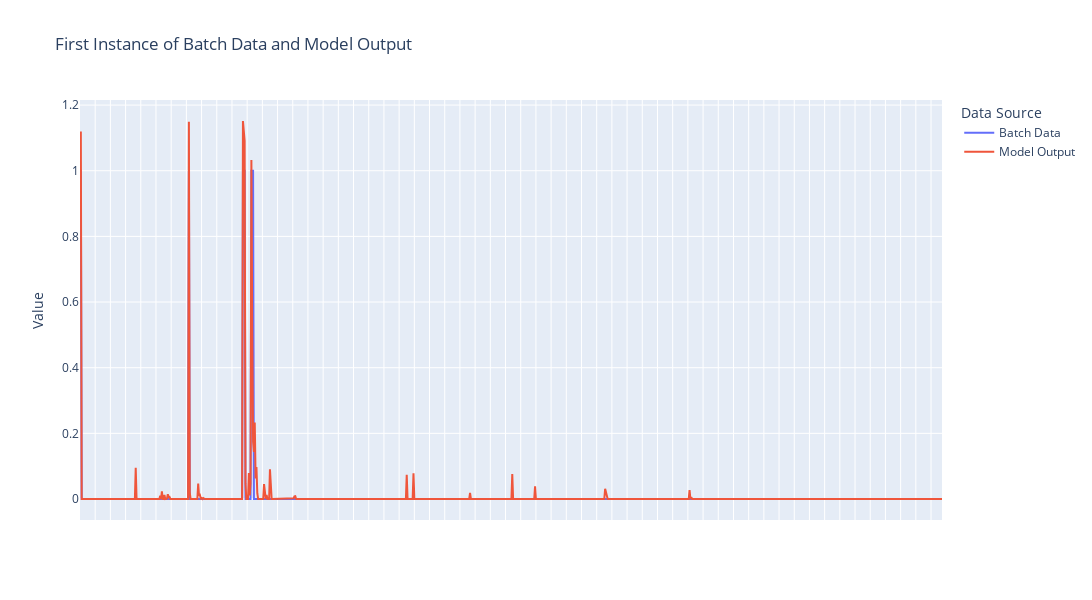

Source (notebook cell):
### Code cell
batch_data = model_8.generate_batch(1)
model_output_data = model_8(batch_data)
plot_batch_data(batch_data, model_output_data, tree, 0)

### Figure 1 — Plotly figure (JSON) as saved in the notebook; plotly's stock layout.template omitted (floating-point values rounded to 4 significant figures; data arrays with more than 128 entries replaced by an {"elided": "..."} marker saying what was removed)
{"data": [{"hovertemplate": "%{x}<br>%{y}", "mode": "lines", "name": "Batch Data", "type": "scatter", "x": {"elided": "1022 str values"}, "y": {"elided": "1022 int values"}}, {"hovertemplate": "%{x}<br>%{y}", "mode": "lines", "name": "Model Output", "type": "scatter", "x": {"elided": "1022 str values"}, "y": {"elided": "1022 float values"}}], "layout": {"height": 600, "legend": {"title": {"text": "Data Source"}}, "title": {"text": "First Instance of Batch Data and Model Output"}, "width": 1200, "xaxis": {"hoverformat": "%{x}", "showticklabels": false, "title": {}}, "yaxis": {"title": {"text": "Value"}}}}
